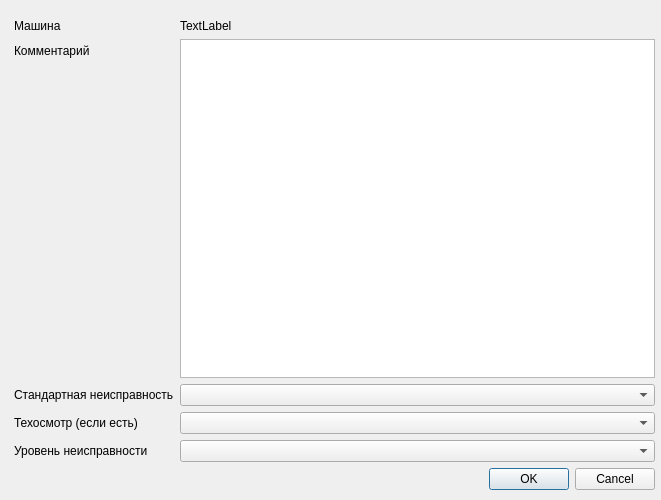
<?xml version="1.0" encoding="UTF-8"?>
<ui version="4.0">
 <class>DialogReport</class>
 <widget class="QDialog" name="DialogReport">
  <property name="windowModality">
   <enum>Qt::ApplicationModal</enum>
  </property>
  <property name="geometry">
   <rect>
    <x>0</x>
    <y>0</y>
    <width>661</width>
    <height>500</height>
   </rect>
  </property>
  <property name="windowTitle">
   <string>Dialog</string>
  </property>
  <widget class="QWidget" name="verticalLayoutWidget">
   <property name="geometry">
    <rect>
     <x>14</x>
     <y>19</y>
     <width>641</width>
     <height>471</height>
    </rect>
   </property>
   <layout class="QVBoxLayout" name="verticalLayout">
    <item>
     <layout class="QFormLayout" name="formLayout">
      <item row="0" column="0">
       <widget class="QLabel" name="label">
        <property name="text">
         <string>Машина</string>
        </property>
       </widget>
      </item>
      <item row="0" column="1">
       <widget class="QLabel" name="machinename_label">
        <property name="text">
         <string>TextLabel</string>
        </property>
       </widget>
      </item>
      <item row="1" column="0">
       <widget class="QLabel" name="label_3">
        <property name="text">
         <string>Комментарий</string>
        </property>
       </widget>
      </item>
      <item row="1" column="1">
       <widget class="QTextEdit" name="comment"/>
      </item>
      <item row="2" column="0">
       <widget class="QLabel" name="label_4">
        <property name="text">
         <string>Стандартная неисправность</string>
        </property>
       </widget>
      </item>
      <item row="2" column="1">
       <widget class="QComboBox" name="report_template"/>
      </item>
      <item row="3" column="0">
       <widget class="QLabel" name="label_5">
        <property name="text">
         <string>Техосмотр (если есть)</string>
        </property>
       </widget>
      </item>
      <item row="3" column="1">
       <widget class="QComboBox" name="paction"/>
      </item>
      <item row="4" column="0">
       <widget class="QLabel" name="label_6">
        <property name="text">
         <string>Уровень неисправности</string>
        </property>
       </widget>
      </item>
      <item row="4" column="1">
       <widget class="QComboBox" name="level"/>
      </item>
     </layout>
    </item>
    <item>
     <widget class="QDialogButtonBox" name="buttonBox">
      <property name="orientation">
       <enum>Qt::Horizontal</enum>
      </property>
      <property name="standardButtons">
       <set>QDialogButtonBox::Cancel|QDialogButtonBox::Ok</set>
      </property>
     </widget>
    </item>
   </layout>
  </widget>
 </widget>
 <resources/>
 <connections>
  <connection>
   <sender>buttonBox</sender>
   <signal>accepted()</signal>
   <receiver>DialogReport</receiver>
   <slot>accept()</slot>
   <hints>
    <hint type="sourcelabel">
     <x>248</x>
     <y>254</y>
    </hint>
    <hint type="destinationlabel">
     <x>157</x>
     <y>274</y>
    </hint>
   </hints>
  </connection>
  <connection>
   <sender>buttonBox</sender>
   <signal>rejected()</signal>
   <receiver>DialogReport</receiver>
   <slot>reject()</slot>
   <hints>
    <hint type="sourcelabel">
     <x>316</x>
     <y>260</y>
    </hint>
    <hint type="destinationlabel">
     <x>286</x>
     <y>274</y>
    </hint>
   </hints>
  </connection>
 </connections>
</ui>
